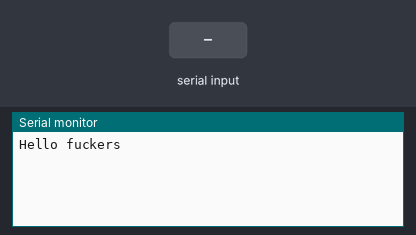
Bench run of a sketch on a simulated Arduino Uno, built with avr-gcc and run on an emulated ATmega328P. Parts: the last lines printed to the serial monitor. The test bench sets the inputs (shaded band).

Above: at 1.2 s.
1.3 s: "1" received over the second serial link
At 1.8 s:
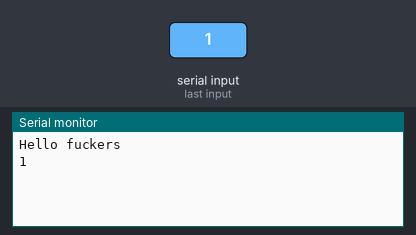
2.8 s: "0" received over the second serial link
At 4.1 s:
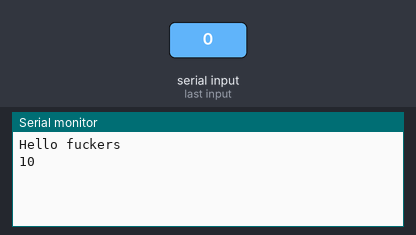

The sketch:

atmega_monitor.ino
```cpp
#include <SoftwareSerial.h>

SoftwareSerial USerial(10, 11); // RX, TX

void setup() {
  Serial.begin(9600);      // PC USB serial monitor baud rate
  USerial.begin(9600);   // HC-05 default AT mode baud rate
  Serial.println("Hello fuckers");
}

void loop() {
  if (USerial.available()) {
    char c = USerial.read();
      Serial.write(c);
  }
  // if (USerial.available()) {
  //   char c = USerial.read();

  //   Serial.print("READ: ");
  //   Serial.print(c);
  //   Serial.print(" (HEX: ");
  //   Serial.print((int)c, HEX);
  //   Serial.println(")");

  //   if (c == '$') {
  //     Serial.println("<newline>");
  //     Serial.print("\r\n");
  //   } else {
  //     Serial.write(c);
  //   }
  // }
  if (Serial.available()) {
    USerial.write(Serial.read());
  }
}
```

Measured:
- after the input at 1.3 s, the serial monitor: prints a new line at once (image 1)
- after the input at 2.8 s, the serial monitor: prints a new line at once (image 2)
